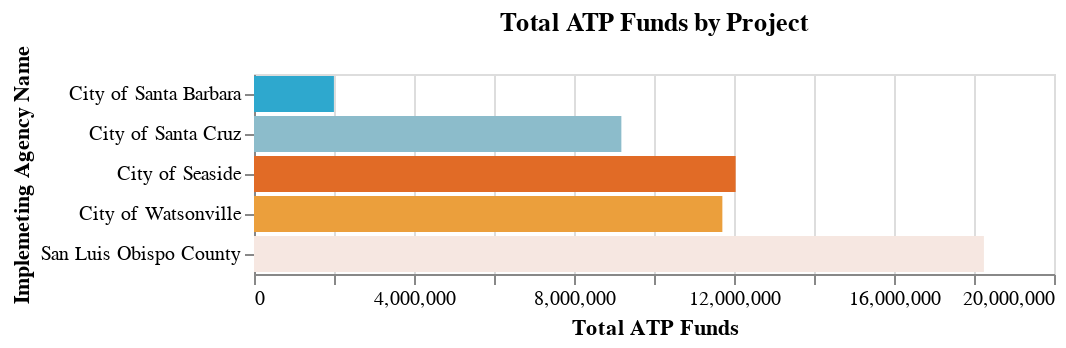

Notebook source saved alongside this figure:
### Markdown cell above
### District 5 - San Luis Obispo

### Code cell
_report_utils.map_dist_proj(funded, df, df_map, 5)
